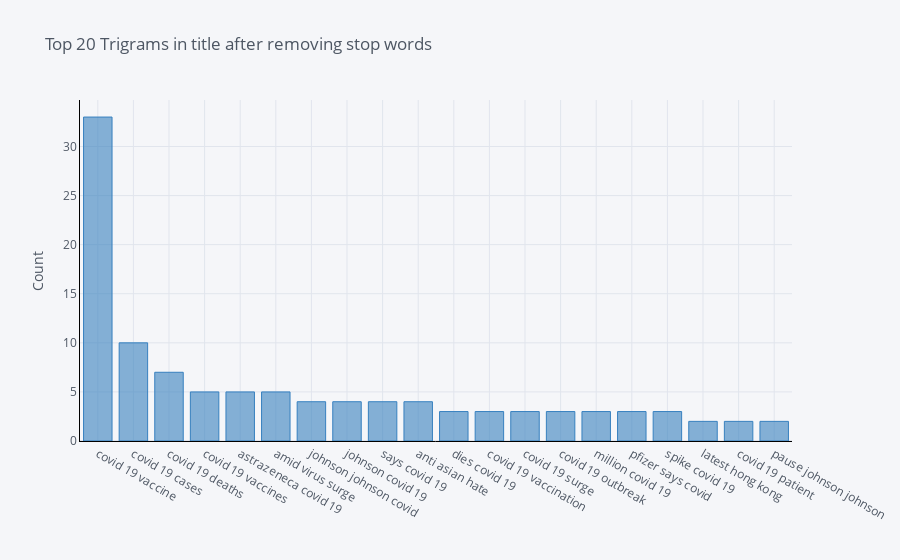

This figure's notebook cell:
### Code cell
def get_top_n_bigram(corpus, n=None):
    vec = CountVectorizer(ngram_range=(3, 3), stop_words='english').fit(corpus)
    bag_of_words = vec.transform(corpus)
    sum_words = bag_of_words.sum(axis=0) 
    words_freq = [(word, sum_words[0, idx]) for word, idx in vec.vocabulary_.items()]
    words_freq =sorted(words_freq, key = lambda x: x[1], reverse=True)
    return words_freq[:n]
common_words = get_top_n_bigram(df['title'], 20)
df4 = pd.DataFrame(common_words, columns = ['title' , 'count'])
df4.groupby('title').sum()['count'].sort_values(ascending=False).iplot(
    kind='bar', yTitle='Count', linecolor='black', title='Top 20 Trigrams in title after removing stop words',
    color='blue')

### Figure 1 — Plotly figure (JSON) as saved in the notebook; plotly's stock layout.template omitted (floating-point values rounded to 4 significant figures)
{"data": [{"marker": {"color": "rgba(55, 128, 191, 0.6)", "line": {"color": "rgba(55, 128, 191, 1.0)", "width": 1}}, "name": "count", "orientation": "v", "text": "", "type": "bar", "x": ["covid 19 vaccine", "covid 19 cases", "covid 19 deaths", "covid 19 vaccines", "astrazeneca covid 19", "amid virus surge", "johnson johnson covid", "johnson covid 19", "says covid 19", "anti asian hate", "dies covid 19", "covid 19 vaccination", "covid 19 surge", "covid 19 outbreak", "million covid 19", "pfizer says covid", "spike covid 19", "latest hong kong", "covid 19 patient", "pause johnson johnson"], "y": [33, 10, 7, 5, 5, 5, 4, 4, 4, 4, 3, 3, 3, 3, 3, 3, 3, 2, 2, 2]}], "layout": {"legend": {"bgcolor": "#F5F6F9", "font": {"color": "#4D5663"}}, "paper_bgcolor": "#F5F6F9", "plot_bgcolor": "#F5F6F9", "title": {"font": {"color": "#4D5663"}, "text": "Top 20 Trigrams in title after removing stop words"}, "xaxis": {"gridcolor": "#E1E5ED", "linecolor": "black", "showgrid": true, "tickfont": {"color": "#4D5663"}, "title": {"font": {"color": "#4D5663"}, "text": ""}, "zerolinecolor": "#E1E5ED"}, "yaxis": {"gridcolor": "#E1E5ED", "linecolor": "black", "showgrid": true, "tickfont": {"color": "#4D5663"}, "title": {"font": {"color": "#4D5663"}, "text": "Count"}, "zerolinecolor": "#E1E5ED"}}}
